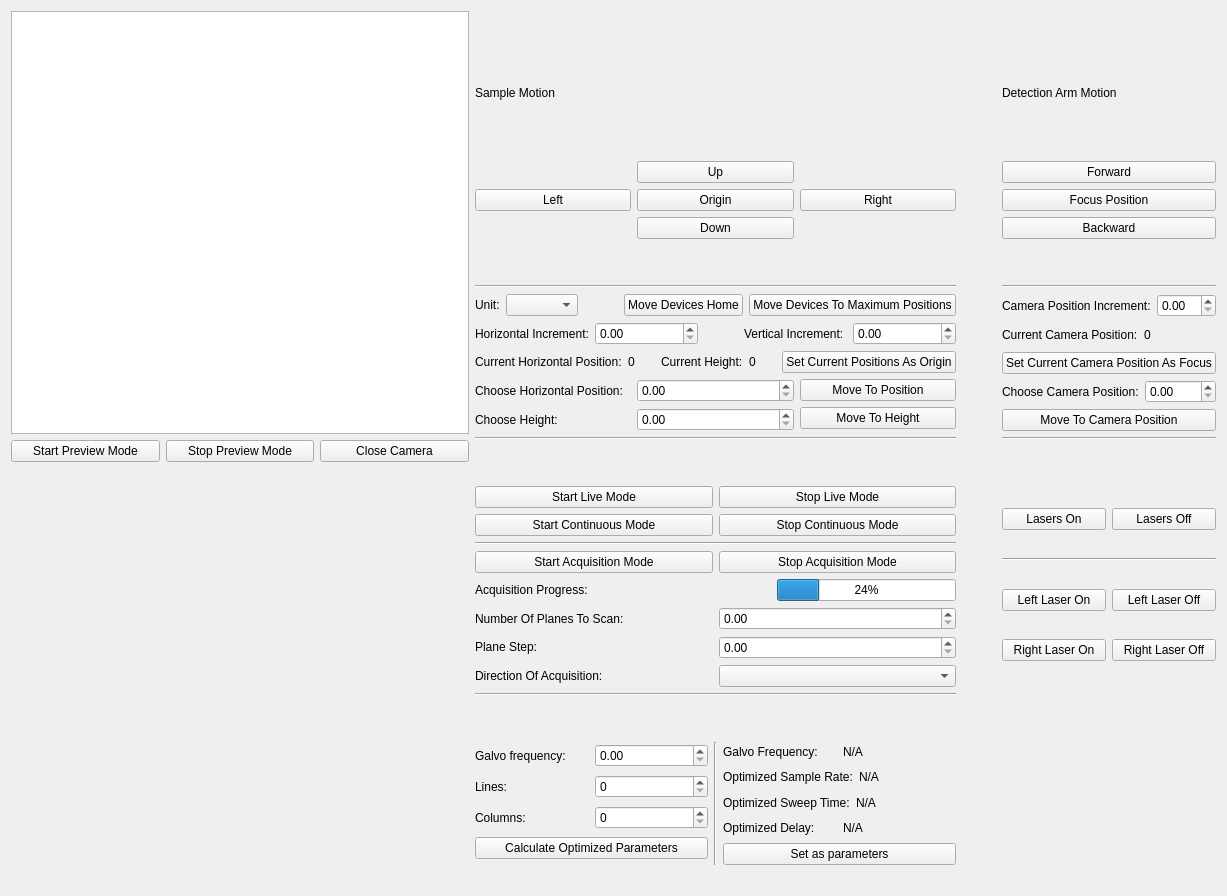
<?xml version="1.0" encoding="UTF-8"?>
<ui version="4.0">
 <class>Form</class>
 <widget class="QWidget" name="Form">
  <property name="geometry">
   <rect>
    <x>0</x>
    <y>0</y>
    <width>1227</width>
    <height>896</height>
   </rect>
  </property>
  <property name="windowTitle">
   <string>Form</string>
  </property>
  <layout class="QVBoxLayout" name="verticalLayout">
   <item>
    <layout class="QHBoxLayout" name="horizontalLayout_16">
     <item>
      <layout class="QVBoxLayout" name="verticalLayout_11">
       <item>
        <widget class="ImageView" name="graphicsView">
         <property name="enabled">
          <bool>true</bool>
         </property>
        </widget>
       </item>
       <item>
        <layout class="QHBoxLayout" name="horizontalLayout_26">
         <item>
          <widget class="QPushButton" name="pushButton_startPreviewMode">
           <property name="text">
            <string>Start Preview Mode</string>
           </property>
          </widget>
         </item>
         <item>
          <widget class="QPushButton" name="pushButton_stopPreviewMode">
           <property name="text">
            <string>Stop Preview Mode</string>
           </property>
          </widget>
         </item>
         <item>
          <widget class="QPushButton" name="pushButton_closeCamera">
           <property name="text">
            <string>Close Camera</string>
           </property>
          </widget>
         </item>
        </layout>
       </item>
       <item>
        <spacer name="verticalSpacer_4">
         <property name="orientation">
          <enum>Qt::Vertical</enum>
         </property>
         <property name="sizeType">
          <enum>QSizePolicy::Expanding</enum>
         </property>
         <property name="sizeHint" stdset="0">
          <size>
           <width>20</width>
           <height>40</height>
          </size>
         </property>
        </spacer>
       </item>
      </layout>
     </item>
     <item>
      <layout class="QGridLayout" name="gridLayout_8">
       <item row="6" column="2">
        <layout class="QVBoxLayout" name="verticalLayout_14">
         <item>
          <layout class="QHBoxLayout" name="horizontalLayout_8">
           <item>
            <widget class="QLabel" name="label_incrementCamera">
             <property name="text">
              <string>Camera Position Increment:</string>
             </property>
            </widget>
           </item>
           <item>
            <widget class="QDoubleSpinBox" name="doubleSpinBox_incrementCamera"/>
           </item>
          </layout>
         </item>
         <item>
          <layout class="QVBoxLayout" name="verticalLayout_17">
           <item>
            <layout class="QHBoxLayout" name="horizontalLayout_10">
             <item>
              <widget class="QLabel" name="label_currentCameraText">
               <property name="text">
                <string>Current Camera Position:</string>
               </property>
              </widget>
             </item>
             <item>
              <widget class="QLabel" name="label_currentCameraNumerical">
               <property name="text">
                <string>0</string>
               </property>
              </widget>
             </item>
            </layout>
           </item>
           <item>
            <widget class="QPushButton" name="pushButton_setFocus">
             <property name="text">
              <string>Set Current Camera Position As Focus</string>
             </property>
            </widget>
           </item>
          </layout>
         </item>
         <item>
          <layout class="QHBoxLayout" name="horizontalLayout_11">
           <item>
            <widget class="QLabel" name="label_chooseCamera">
             <property name="text">
              <string>Choose Camera Position:</string>
             </property>
            </widget>
           </item>
           <item>
            <widget class="QDoubleSpinBox" name="doubleSpinBox_chooseCamera"/>
           </item>
          </layout>
         </item>
         <item>
          <widget class="QPushButton" name="pushButton_moveCamera">
           <property name="text">
            <string>Move To Camera Position</string>
           </property>
          </widget>
         </item>
        </layout>
       </item>
       <item row="3" column="0">
        <layout class="QGridLayout" name="gridLayout">
         <item row="1" column="1">
          <widget class="QPushButton" name="pushButton_MotorOrigin">
           <property name="text">
            <string>Origin</string>
           </property>
          </widget>
         </item>
         <item row="1" column="0">
          <widget class="QPushButton" name="pushButton_MotorLeft">
           <property name="text">
            <string>Left</string>
           </property>
          </widget>
         </item>
         <item row="1" column="2">
          <widget class="QPushButton" name="pushButton_MotorRight">
           <property name="text">
            <string>Right</string>
           </property>
          </widget>
         </item>
         <item row="0" column="1">
          <widget class="QPushButton" name="pushButton_MotorUp">
           <property name="text">
            <string>Up</string>
           </property>
          </widget>
         </item>
         <item row="2" column="1">
          <widget class="QPushButton" name="pushButton_MotorDown">
           <property name="text">
            <string>Down</string>
           </property>
          </widget>
         </item>
        </layout>
       </item>
       <item row="3" column="2">
        <layout class="QGridLayout" name="gridLayout_7">
         <item row="1" column="0">
          <widget class="QPushButton" name="pushButton_focus">
           <property name="text">
            <string>Focus Position</string>
           </property>
          </widget>
         </item>
         <item row="0" column="0">
          <widget class="QPushButton" name="pushButton_forward">
           <property name="text">
            <string>Forward</string>
           </property>
          </widget>
         </item>
         <item row="2" column="0">
          <widget class="QPushButton" name="pushButton_backward">
           <property name="text">
            <string>Backward</string>
           </property>
          </widget>
         </item>
        </layout>
       </item>
       <item row="13" column="0">
        <layout class="QHBoxLayout" name="horizontalLayout_4">
         <item>
          <layout class="QVBoxLayout" name="verticalLayout_6">
           <item>
            <layout class="QHBoxLayout" name="horizontalLayout_17">
             <item>
              <widget class="QLabel" name="label_galvoFrequency">
               <property name="text">
                <string>Galvo frequency:</string>
               </property>
              </widget>
             </item>
             <item>
              <widget class="QDoubleSpinBox" name="doubleSpinBox_galvoFrequency"/>
             </item>
            </layout>
           </item>
           <item>
            <layout class="QHBoxLayout" name="horizontalLayout_18">
             <item>
              <widget class="QLabel" name="label_lines">
               <property name="text">
                <string>Lines:</string>
               </property>
              </widget>
             </item>
             <item>
              <widget class="QSpinBox" name="spinBox_lines"/>
             </item>
            </layout>
           </item>
           <item>
            <layout class="QHBoxLayout" name="horizontalLayout_19">
             <item>
              <widget class="QLabel" name="label_columns">
               <property name="text">
                <string>Columns:</string>
               </property>
              </widget>
             </item>
             <item>
              <widget class="QSpinBox" name="spinBox_columns"/>
             </item>
            </layout>
           </item>
           <item>
            <widget class="QPushButton" name="pushButton_calculateOptimized">
             <property name="text">
              <string>Calculate Optimized Parameters</string>
             </property>
            </widget>
           </item>
          </layout>
         </item>
         <item>
          <widget class="Line" name="line_7">
           <property name="orientation">
            <enum>Qt::Vertical</enum>
           </property>
          </widget>
         </item>
         <item>
          <layout class="QVBoxLayout" name="verticalLayout_7">
           <item>
            <layout class="QHBoxLayout" name="horizontalLayout_22">
             <item>
              <widget class="QLabel" name="label_galvoFrequencyText">
               <property name="text">
                <string>Galvo Frequency:</string>
               </property>
              </widget>
             </item>
             <item>
              <widget class="QLabel" name="label_galvoFrequencyNumerical">
               <property name="text">
                <string>N/A</string>
               </property>
              </widget>
             </item>
            </layout>
           </item>
           <item>
            <layout class="QHBoxLayout" name="horizontalLayout_21">
             <item>
              <widget class="QLabel" name="label_samplerateText">
               <property name="text">
                <string>Optimized Sample Rate:</string>
               </property>
              </widget>
             </item>
             <item>
              <widget class="QLabel" name="label_samplerateNumerical">
               <property name="text">
                <string>N/A</string>
               </property>
              </widget>
             </item>
            </layout>
           </item>
           <item>
            <layout class="QHBoxLayout" name="horizontalLayout_23">
             <item>
              <widget class="QLabel" name="label_sweeptimeText">
               <property name="text">
                <string>Optimized Sweep Time:</string>
               </property>
              </widget>
             </item>
             <item>
              <widget class="QLabel" name="label_sweeptimeNumerical">
               <property name="text">
                <string>N/A</string>
               </property>
              </widget>
             </item>
            </layout>
           </item>
           <item>
            <layout class="QHBoxLayout" name="horizontalLayout_24">
             <item>
              <widget class="QLabel" name="label_delayText">
               <property name="text">
                <string>Optimized Delay:</string>
               </property>
              </widget>
             </item>
             <item>
              <widget class="QLabel" name="label_delayNumerical">
               <property name="text">
                <string>N/A</string>
               </property>
              </widget>
             </item>
            </layout>
           </item>
           <item>
            <widget class="QPushButton" name="pushButton_setOptimized">
             <property name="text">
              <string>Set as parameters</string>
             </property>
            </widget>
           </item>
          </layout>
         </item>
        </layout>
       </item>
       <item row="7" column="0">
        <widget class="Line" name="line">
         <property name="orientation">
          <enum>Qt::Horizontal</enum>
         </property>
        </widget>
       </item>
       <item row="6" column="0">
        <layout class="QVBoxLayout" name="verticalLayout_2">
         <item>
          <layout class="QHBoxLayout" name="horizontalLayout_14">
           <item>
            <widget class="QLabel" name="label_unit">
             <property name="text">
              <string>Unit:</string>
             </property>
            </widget>
           </item>
           <item>
            <widget class="QComboBox" name="comboBox_unit"/>
           </item>
           <item>
            <spacer name="horizontalSpacer_3">
             <property name="orientation">
              <enum>Qt::Horizontal</enum>
             </property>
             <property name="sizeHint" stdset="0">
              <size>
               <width>40</width>
               <height>20</height>
              </size>
             </property>
            </spacer>
           </item>
           <item>
            <widget class="QPushButton" name="pushButton_moveHome">
             <property name="text">
              <string>Move Devices Home</string>
             </property>
            </widget>
           </item>
           <item>
            <widget class="QPushButton" name="pushButton_moveMaxPosition">
             <property name="text">
              <string>Move Devices To Maximum Positions</string>
             </property>
            </widget>
           </item>
          </layout>
         </item>
         <item>
          <layout class="QHBoxLayout" name="horizontalLayout">
           <item>
            <widget class="QLabel" name="label_incrementHorizontal">
             <property name="text">
              <string>Horizontal Increment:</string>
             </property>
            </widget>
           </item>
           <item>
            <widget class="QDoubleSpinBox" name="doubleSpinBox_incrementHorizontal"/>
           </item>
           <item>
            <spacer name="horizontalSpacer_2">
             <property name="orientation">
              <enum>Qt::Horizontal</enum>
             </property>
             <property name="sizeType">
              <enum>QSizePolicy::Fixed</enum>
             </property>
             <property name="sizeHint" stdset="0">
              <size>
               <width>40</width>
               <height>20</height>
              </size>
             </property>
            </spacer>
           </item>
           <item>
            <widget class="QLabel" name="label_incrementVertical">
             <property name="text">
              <string>Vertical Increment:</string>
             </property>
            </widget>
           </item>
           <item>
            <widget class="QDoubleSpinBox" name="doubleSpinBox_incrementVertical"/>
           </item>
          </layout>
         </item>
         <item>
          <layout class="QHBoxLayout" name="horizontalLayout_3">
           <item>
            <widget class="QLabel" name="label_currentHorizontalText">
             <property name="text">
              <string>Current Horizontal Position:</string>
             </property>
            </widget>
           </item>
           <item>
            <widget class="QLabel" name="label_currentHorizontalNumerical">
             <property name="text">
              <string>0</string>
             </property>
            </widget>
           </item>
           <item>
            <widget class="QLabel" name="label_currentHeightText">
             <property name="text">
              <string>Current Height:</string>
             </property>
            </widget>
           </item>
           <item>
            <widget class="QLabel" name="label_currentHeightNumerical">
             <property name="text">
              <string>0</string>
             </property>
            </widget>
           </item>
           <item>
            <widget class="QPushButton" name="pushButton_setAsOrigin">
             <property name="text">
              <string>Set Current Positions As Origin</string>
             </property>
            </widget>
           </item>
          </layout>
         </item>
         <item>
          <layout class="QHBoxLayout" name="horizontalLayout_7">
           <item>
            <layout class="QVBoxLayout" name="verticalLayout_3">
             <item>
              <widget class="QLabel" name="label_chooseHorizontal">
               <property name="text">
                <string>Choose Horizontal Position:</string>
               </property>
              </widget>
             </item>
             <item>
              <widget class="QLabel" name="label_chooseHeight">
               <property name="text">
                <string>Choose Height:</string>
               </property>
              </widget>
             </item>
            </layout>
           </item>
           <item>
            <layout class="QVBoxLayout" name="verticalLayout_5">
             <item>
              <widget class="QDoubleSpinBox" name="doubleSpinBox_choosePosition"/>
             </item>
             <item>
              <widget class="QDoubleSpinBox" name="doubleSpinBox_chooseHeight"/>
             </item>
            </layout>
           </item>
           <item>
            <layout class="QVBoxLayout" name="verticalLayout_4">
             <item>
              <widget class="QPushButton" name="pushButton_movePosition">
               <property name="text">
                <string>Move To Position</string>
               </property>
              </widget>
             </item>
             <item>
              <widget class="QPushButton" name="pushButton_moveHeight">
               <property name="text">
                <string>Move To Height</string>
               </property>
              </widget>
             </item>
            </layout>
           </item>
          </layout>
         </item>
        </layout>
       </item>
       <item row="5" column="2">
        <widget class="Line" name="line_4">
         <property name="orientation">
          <enum>Qt::Horizontal</enum>
         </property>
        </widget>
       </item>
       <item row="10" column="2">
        <layout class="QVBoxLayout" name="verticalLayout_9">
         <item>
          <layout class="QHBoxLayout" name="horizontalLayout_12">
           <item>
            <widget class="QPushButton" name="pushButton_lasersOn">
             <property name="text">
              <string>Lasers On</string>
             </property>
            </widget>
           </item>
           <item>
            <widget class="QPushButton" name="pushButton_lasersOff">
             <property name="text">
              <string>Lasers Off</string>
             </property>
            </widget>
           </item>
          </layout>
         </item>
         <item>
          <widget class="Line" name="line_8">
           <property name="orientation">
            <enum>Qt::Horizontal</enum>
           </property>
          </widget>
         </item>
         <item>
          <layout class="QHBoxLayout" name="horizontalLayout_13">
           <item>
            <widget class="QPushButton" name="pushButton_leftLaserOn">
             <property name="text">
              <string>Left Laser On</string>
             </property>
            </widget>
           </item>
           <item>
            <widget class="QPushButton" name="pushButton_leftLaserOff">
             <property name="text">
              <string>Left Laser Off</string>
             </property>
            </widget>
           </item>
          </layout>
         </item>
         <item>
          <layout class="QHBoxLayout" name="horizontalLayout_15">
           <item>
            <widget class="QPushButton" name="pushButton_rightLaserOn">
             <property name="text">
              <string>Right Laser On</string>
             </property>
            </widget>
           </item>
           <item>
            <widget class="QPushButton" name="pushButton_rightLaserOff">
             <property name="text">
              <string>Right Laser Off</string>
             </property>
            </widget>
           </item>
          </layout>
         </item>
        </layout>
       </item>
       <item row="4" column="0">
        <spacer name="verticalSpacer">
         <property name="orientation">
          <enum>Qt::Vertical</enum>
         </property>
         <property name="sizeType">
          <enum>QSizePolicy::Fixed</enum>
         </property>
         <property name="sizeHint" stdset="0">
          <size>
           <width>20</width>
           <height>40</height>
          </size>
         </property>
        </spacer>
       </item>
       <item row="5" column="0">
        <widget class="Line" name="line_3">
         <property name="orientation">
          <enum>Qt::Horizontal</enum>
         </property>
        </widget>
       </item>
       <item row="6" column="1">
        <spacer name="horizontalSpacer_5">
         <property name="orientation">
          <enum>Qt::Horizontal</enum>
         </property>
         <property name="sizeType">
          <enum>QSizePolicy::Fixed</enum>
         </property>
         <property name="sizeHint" stdset="0">
          <size>
           <width>40</width>
           <height>20</height>
          </size>
         </property>
        </spacer>
       </item>
       <item row="10" column="0">
        <layout class="QVBoxLayout" name="verticalLayout_13">
         <item>
          <layout class="QHBoxLayout" name="horizontalLayout_2">
           <item>
            <widget class="QPushButton" name="pushButton_startLive">
             <property name="text">
              <string>Start Live Mode</string>
             </property>
            </widget>
           </item>
           <item>
            <widget class="QPushButton" name="pushButton_stopLive">
             <property name="text">
              <string>Stop Live Mode</string>
             </property>
            </widget>
           </item>
          </layout>
         </item>
         <item>
          <layout class="QHBoxLayout" name="horizontalLayout_9">
           <item>
            <widget class="QPushButton" name="pushButton_startContinuous">
             <property name="text">
              <string>Start Continuous Mode</string>
             </property>
            </widget>
           </item>
           <item>
            <widget class="QPushButton" name="pushButton_stopContinuous">
             <property name="text">
              <string>Stop Continuous Mode</string>
             </property>
            </widget>
           </item>
          </layout>
         </item>
         <item>
          <widget class="Line" name="line_5">
           <property name="orientation">
            <enum>Qt::Horizontal</enum>
           </property>
          </widget>
         </item>
         <item>
          <layout class="QHBoxLayout" name="horizontalLayout_5">
           <item>
            <widget class="QPushButton" name="pushButton_startAcquisition">
             <property name="text">
              <string>Start Acquisition Mode</string>
             </property>
            </widget>
           </item>
           <item>
            <widget class="QPushButton" name="pushButton_stopAcquisition">
             <property name="text">
              <string>Stop Acquisition Mode</string>
             </property>
            </widget>
           </item>
          </layout>
         </item>
         <item>
          <layout class="QHBoxLayout" name="horizontalLayout_6">
           <item>
            <widget class="QLabel" name="label_acquisitionProgress">
             <property name="text">
              <string>Acquisition Progress: </string>
             </property>
            </widget>
           </item>
           <item>
            <spacer name="horizontalSpacer">
             <property name="orientation">
              <enum>Qt::Horizontal</enum>
             </property>
             <property name="sizeType">
              <enum>QSizePolicy::Expanding</enum>
             </property>
             <property name="sizeHint" stdset="0">
              <size>
               <width>40</width>
               <height>20</height>
              </size>
             </property>
            </spacer>
           </item>
           <item>
            <widget class="QProgressBar" name="progressBar_acquisition">
             <property name="value">
              <number>24</number>
             </property>
            </widget>
           </item>
          </layout>
         </item>
         <item>
          <layout class="QHBoxLayout" name="horizontalLayout_28">
           <item>
            <layout class="QVBoxLayout" name="verticalLayout_8">
             <item>
              <widget class="QLabel" name="label_planeNumber">
               <property name="text">
                <string>Number Of Planes To Scan:</string>
               </property>
              </widget>
             </item>
             <item>
              <widget class="QLabel" name="label_planeStep">
               <property name="text">
                <string>Plane Step:</string>
               </property>
              </widget>
             </item>
             <item>
              <widget class="QLabel" name="label_acquisitionDirection">
               <property name="text">
                <string>Direction Of Acquisition:</string>
               </property>
              </widget>
             </item>
            </layout>
           </item>
           <item>
            <layout class="QVBoxLayout" name="verticalLayout_10">
             <item>
              <widget class="QDoubleSpinBox" name="doubleSpinBox_planeNumber"/>
             </item>
             <item>
              <widget class="QDoubleSpinBox" name="doubleSpinBox_planeStep"/>
             </item>
             <item>
              <widget class="QComboBox" name="comboBox_acquisitionDirection"/>
             </item>
            </layout>
           </item>
          </layout>
         </item>
        </layout>
       </item>
       <item row="1" column="1">
        <spacer name="horizontalSpacer_4">
         <property name="orientation">
          <enum>Qt::Horizontal</enum>
         </property>
         <property name="sizeType">
          <enum>QSizePolicy::Fixed</enum>
         </property>
         <property name="sizeHint" stdset="0">
          <size>
           <width>40</width>
           <height>20</height>
          </size>
         </property>
        </spacer>
       </item>
       <item row="7" column="2">
        <widget class="Line" name="line_2">
         <property name="orientation">
          <enum>Qt::Horizontal</enum>
         </property>
        </widget>
       </item>
       <item row="14" column="1">
        <spacer name="horizontalSpacer_6">
         <property name="orientation">
          <enum>Qt::Horizontal</enum>
         </property>
         <property name="sizeType">
          <enum>QSizePolicy::Fixed</enum>
         </property>
         <property name="sizeHint" stdset="0">
          <size>
           <width>40</width>
           <height>20</height>
          </size>
         </property>
        </spacer>
       </item>
       <item row="11" column="0">
        <widget class="Line" name="line_6">
         <property name="orientation">
          <enum>Qt::Horizontal</enum>
         </property>
        </widget>
       </item>
       <item row="2" column="2">
        <widget class="QLabel" name="label_3">
         <property name="text">
          <string>Detection Arm Motion</string>
         </property>
        </widget>
       </item>
       <item row="12" column="0">
        <spacer name="verticalSpacer_3">
         <property name="orientation">
          <enum>Qt::Vertical</enum>
         </property>
         <property name="sizeType">
          <enum>QSizePolicy::Fixed</enum>
         </property>
         <property name="sizeHint" stdset="0">
          <size>
           <width>20</width>
           <height>40</height>
          </size>
         </property>
        </spacer>
       </item>
       <item row="8" column="0">
        <spacer name="verticalSpacer_2">
         <property name="orientation">
          <enum>Qt::Vertical</enum>
         </property>
         <property name="sizeType">
          <enum>QSizePolicy::Fixed</enum>
         </property>
         <property name="sizeHint" stdset="0">
          <size>
           <width>20</width>
           <height>40</height>
          </size>
         </property>
        </spacer>
       </item>
       <item row="2" column="0">
        <widget class="QLabel" name="label_2">
         <property name="text">
          <string>Sample Motion</string>
         </property>
        </widget>
       </item>
      </layout>
     </item>
    </layout>
   </item>
  </layout>
 </widget>
 <customwidgets>
  <customwidget>
   <class>ImageView</class>
   <extends>QGraphicsView</extends>
   <header>pyqtgraph</header>
  </customwidget>
 </customwidgets>
 <resources/>
 <connections/>
</ui>
